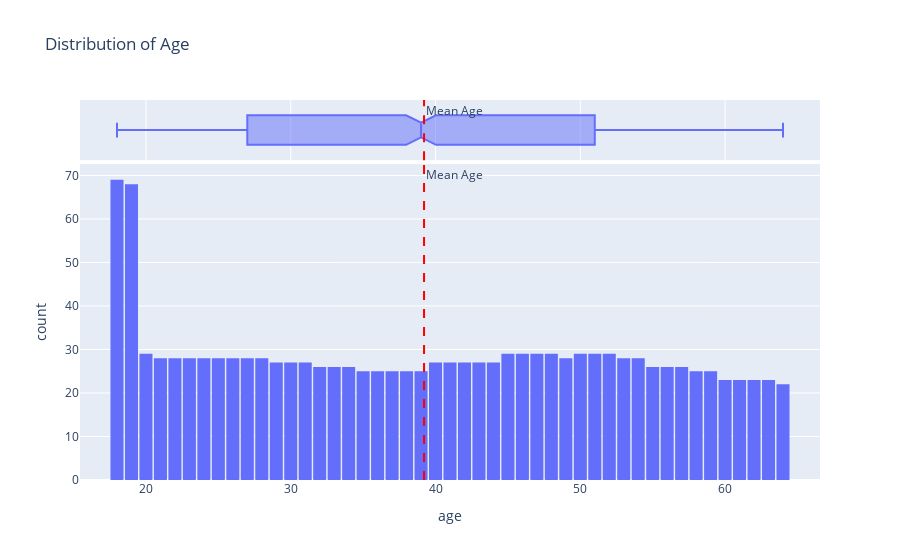

The notebook cell saved with this chart:
### Code cell
fig = px.histogram(medical_df,
                   x='age',
                   marginal='box',
                   nbins=47,
                   title='Distribution of Age')
fig.add_vline(x=mean_age, line_dash="dash",
                   line_color="red",
                   annotation_text="Mean Age")
fig.update_layout(bargap=0.1)
fig.show()

### Figure 1 — Plotly figure (JSON) as saved in the notebook; plotly's stock layout.template omitted (floating-point values rounded to 4 significant figures; data arrays with more than 128 entries replaced by an {"elided": "..."} marker saying what was removed)
{"data": [{"bingroup": "x", "hovertemplate": "age=%{x}<br>count=%{y}<extra></extra>", "legendgroup": "", "marker": {"color": "#636efa", "pattern": {"shape": ""}}, "name": "", "nbinsx": 47, "orientation": "v", "showlegend": false, "type": "histogram", "x": {"elided": "1338 int values"}, "xaxis": "x", "yaxis": "y"}, {"hovertemplate": "age=%{x}<extra></extra>", "legendgroup": "", "marker": {"color": "#636efa"}, "name": "", "notched": true, "showlegend": false, "type": "box", "x": {"elided": "1338 int values"}, "xaxis": "x2", "yaxis": "y2"}], "layout": {"annotations": [{"showarrow": false, "text": "Mean Age", "x": 39.21, "xanchor": "left", "xref": "x", "y": 1, "yanchor": "top", "yref": "y domain"}, {"showarrow": false, "text": "Mean Age", "x": 39.21, "xanchor": "left", "xref": "x2", "y": 1, "yanchor": "top", "yref": "y2 domain"}], "bargap": 0.1, "barmode": "relative", "legend": {"tracegroupgap": 0}, "shapes": [{"line": {"color": "red", "dash": "dash"}, "type": "line", "x0": 39.21, "x1": 39.21, "xref": "x", "y0": 0, "y1": 1, "yref": "y domain"}, {"line": {"color": "red", "dash": "dash"}, "type": "line", "x0": 39.21, "x1": 39.21, "xref": "x2", "y0": 0, "y1": 1, "yref": "y2 domain"}], "title": {"text": "Distribution of Age"}, "xaxis": {"anchor": "y", "domain": [0, 1], "title": {"text": "age"}}, "xaxis2": {"anchor": "y2", "domain": [0, 1], "matches": "x", "showgrid": true, "showticklabels": false}, "yaxis": {"anchor": "x", "domain": [0, 0.8316], "title": {"text": "count"}}, "yaxis2": {"anchor": "x2", "domain": [0.8416, 1], "matches": "y2", "showgrid": false, "showline": false, "showticklabels": false, "ticks": ""}}}
